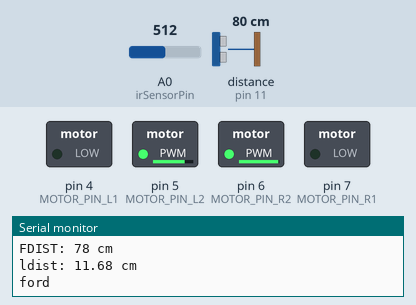
Bench run of a sketch on a simulated Arduino Uno, built with avr-gcc and run on an emulated ATmega328P. Shown: switched loads named in the sketch (green lamp = pin HIGH), the last lines printed to the serial monitor. Wiring (inferred from the names in the program): ultrasonic range finder: trigger pin 12; echo pin 11. Dashed ring = blinking. Inputs (shaded band) come from the test bench; at power-on: distance to the obstacle (sensor on pin 11) 80 cm, A0 (irSensorPin) = 512. The echo pulse lasts 58.3 µs per cm; pins used as bus, display or sensor lines are not drawn.

Above: at 1.2 s.
1.3 s: distance to the obstacle (sensor on pin 11) set to 17 cm
2.8 s: distance to the obstacle (sensor on pin 11) set to 13 cm
At 3.25 s:
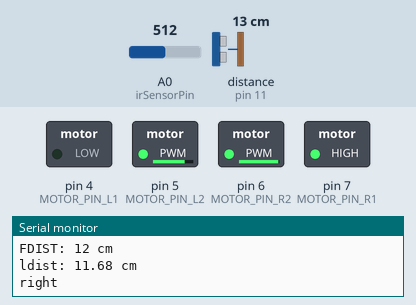
5.8 s: A0 (irSensorPin) set to 122
At 6.12 s:
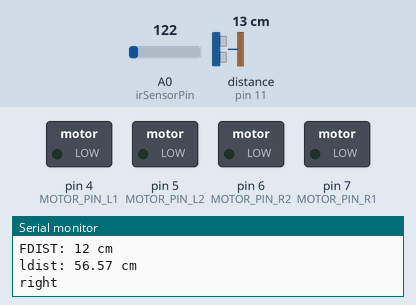
8.8 s: A0 (irSensorPin) set to 306
At 8.99 s:
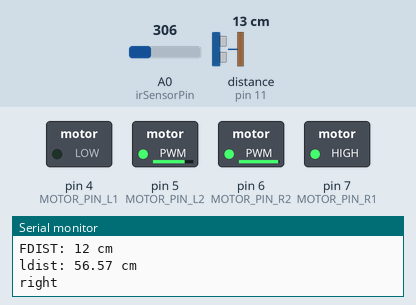
11.8 s: distance to the obstacle (sensor on pin 11) set to 18 cm
At 12.12 s:
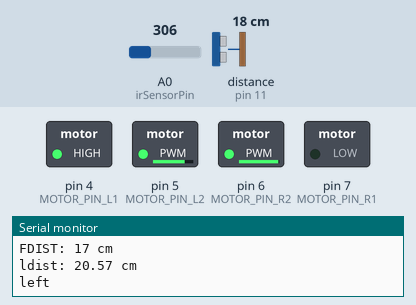
14.8 s: distance to the obstacle (sensor on pin 11) set to 2 cm
At 15.33 s:
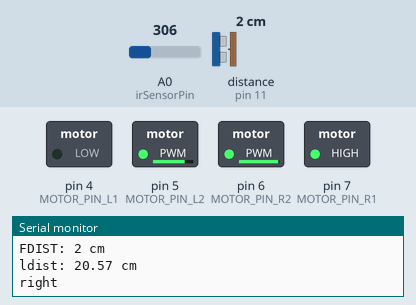
Timing chart, 0 to 18.8 s (numbered marks = the images above; inputs shaded):
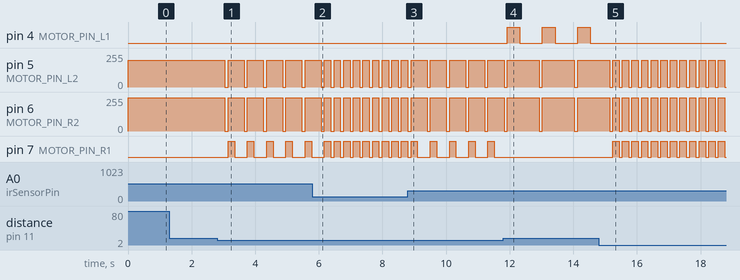

The sketch:

mashina.ino
```cpp
#define PIN_TRIG 12
#define PIN_ECHO 11

#define MOTOR_PIN_L1 4
#define MOTOR_PIN_L2 5

#define MOTOR_PIN_R1 7
#define MOTOR_PIN_R2 6

const int irSensorPin = A0;
long duration, fdist;
float irSensorValue, ldist;

bool stop=false;
bool ford=false;
bool right=false;
bool left=false;

void setup() {
Serial.begin (9600);
pinMode(PIN_TRIG, OUTPUT);
pinMode(PIN_ECHO, INPUT);
pinMode(MOTOR_PIN_R1, OUTPUT);
pinMode(MOTOR_PIN_R2, OUTPUT);
pinMode(MOTOR_PIN_L1, OUTPUT);
pinMode(MOTOR_PIN_L2, OUTPUT);
}

void loop() {

digitalWrite(PIN_TRIG, LOW);
delayMicroseconds(5);
digitalWrite(PIN_TRIG, HIGH);
delayMicroseconds(10);
digitalWrite(PIN_TRIG, LOW);
duration = pulseIn(PIN_ECHO, HIGH);
fdist = duration * 0.034 / 2;
Serial.print("FDIST: ");
Serial.print(fdist);
Serial.println(" cm");


irSensorValue = analogRead(irSensorPin)*0.0048828125;
ldist = 32*pow(irSensorValue,-1.10);
Serial.print("ldist: ");
Serial.print(ldist);
Serial.println(" cm");


if (right==true){
  if (fdist>=10 && ldist<25){
    ford=true;
    left=false;
    right=false;
    stop=false;
  }
  else{
    ford=false;
    left=false;
    right=true;
    stop=false;
  }
}
else if (left==true){
  if (ldist<25){
    ford=true;
    left=false;
    right=false;
    stop=false;
  }
  else{
    ford=false;
    left=true;
    right=false;
    stop=false;
  }
}
else if (fdist<15){
  ford=false;
  left=false;
  right=true;
  stop=false;
}
else if(ldist>=20){
  ford=false;
  left=true;
  right=false;
  stop=false;
}
else if(fdist>=15 && ldist<20){
  ford=true;
  left=false;
  right=false;
  stop=false;
}
else{
  stop=true;
  left=false;
  right=false;
  stop=false;
}

if(ford){
  Serial.println("ford");
  digitalWrite(MOTOR_PIN_L1, 0);
  analogWrite(MOTOR_PIN_L2, 200);
  digitalWrite(MOTOR_PIN_R1, 0);
  analogWrite(MOTOR_PIN_R2, 250);
  delay(100);
}
if(right){
  Serial.println("right");
  digitalWrite(MOTOR_PIN_L1, 0);
  analogWrite(MOTOR_PIN_L2, 0);
  digitalWrite(MOTOR_PIN_R1, 0);
  analogWrite(MOTOR_PIN_R2, 0);
  delay(100);
  digitalWrite(MOTOR_PIN_L1, 0);
  analogWrite(MOTOR_PIN_L2, 200);
  digitalWrite(MOTOR_PIN_R1, 1);
  analogWrite(MOTOR_PIN_R2, 250);
}
if(left){
  Serial.println("left");
  digitalWrite(MOTOR_PIN_L1, 0);
  analogWrite(MOTOR_PIN_L2, 0);
  digitalWrite(MOTOR_PIN_R1, 0);
  analogWrite(MOTOR_PIN_R2, 0);
  delay(100);
  digitalWrite(MOTOR_PIN_L1, 1);
  analogWrite(MOTOR_PIN_L2, 200);
  digitalWrite(MOTOR_PIN_R1, 0);
  analogWrite(MOTOR_PIN_R2, 250);
  delay(400);
  digitalWrite(MOTOR_PIN_L1, 0);
  analogWrite(MOTOR_PIN_L2, 200);
  digitalWrite(MOTOR_PIN_R1, 0);
  analogWrite(MOTOR_PIN_R2, 250);
  delay(100);
}
if(stop){
  Serial.println("stop");
  digitalWrite(MOTOR_PIN_L1, 0);
  analogWrite(MOTOR_PIN_L2, 0);
  digitalWrite(MOTOR_PIN_R1, 0);
  analogWrite(MOTOR_PIN_R2, 0);
  //delay(100);
}
delay(200);
}
```

Measured:
- the behaviour switches between 16 and 15 cm on distance to the obstacle (sensor on pin 11) (found by bisection; images 0 and 1)
- after the input at 2.8 s, pin 5 (MOTOR_PIN_L2): alternates 200/255 for 0.51 s and 0/255 for 0.10 s, starting after 0.25 s; pin 6 (MOTOR_PIN_R2): alternates 250/255 for 0.51 s and 0/255 for 0.10 s, starting after 0.25 s; pin 7 (MOTOR_PIN_R1): alternates HIGH for 0.20 s and LOW for 0.40 s, starting after 0.35 s
- after the input at 5.8 s, pin 5 (MOTOR_PIN_L2): alternates 200/255 for 0.20 s and 0/255 for 0.10 s, starting after 0.58 s; pin 6 (MOTOR_PIN_R2): alternates 250/255 for 0.20 s and 0/255 for 0.10 s, starting after 0.58 s; pin 7 (MOTOR_PIN_R1): alternates HIGH for 0.20 s and LOW for 0.10 s, starting after 0.68 s
- after the input at 8.8 s, pin 5 (MOTOR_PIN_L2): alternates 200/255 for 0.51 s and 0/255 for 0.10 s, starting after 0.60 s; pin 6 (MOTOR_PIN_R2): alternates 250/255 for 0.51 s and 0/255 for 0.10 s, starting after 0.60 s; pin 7 (MOTOR_PIN_R1): alternates HIGH for 0.20 s and LOW for 0.40 s, starting after 0.70 s
- after the input at 11.8 s, pin 4 (MOTOR_PIN_L1): alternates HIGH for 0.40 s and LOW for 0.71 s, starting after 0.12 s; pin 5 (MOTOR_PIN_L2): alternates 200/255 for 1.0 s and 0/255 for 0.10 s, starting after 1.1 s
- after the input at 14.8 s, pin 4 (MOTOR_PIN_L1): stops changing and stays LOW; pin 5 (MOTOR_PIN_L2): alternates 200/255 for 0.20 s and 0/255 for 0.10 s, starting after 0.64 s
